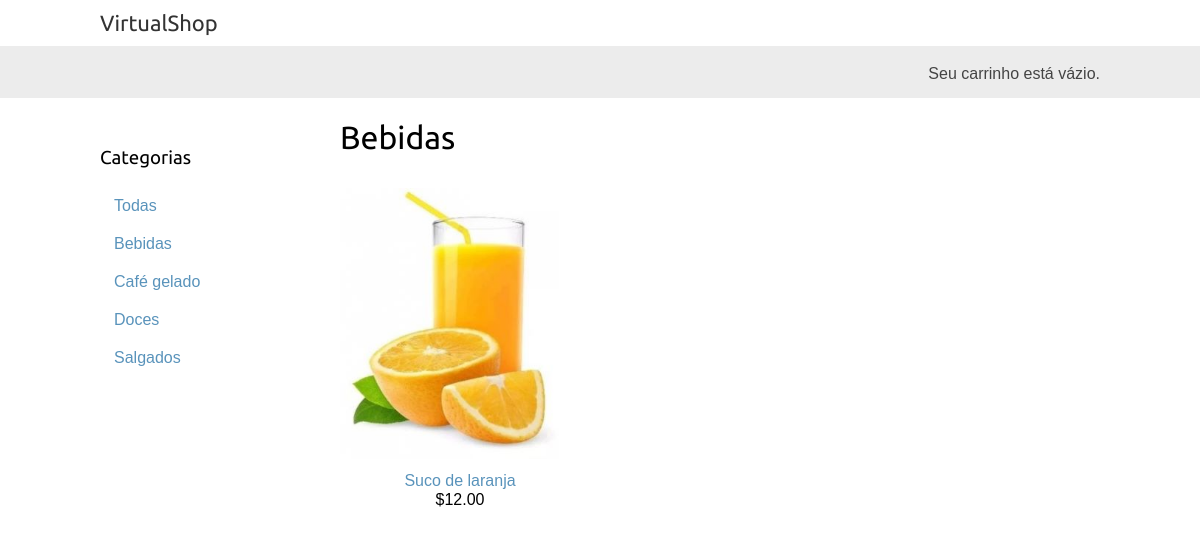
Screenshot of /bebidas/ with the database file from the repository.
### shop/models.py (models this page shows, shortened)
class Categoria(models.Model):
    nome = models.CharField(max_length=200)
    slug = models.SlugField(max_length=200, unique=True)
    class Meta:
        ordering = ['nome']
        indexes = [
            models.Index(fields=['nome']),
        ]
        verbose_name = 'categoria'
        verbose_name_plural = 'categorias'
    def get_absolute_url(self):
        return reverse(
            'shop:produto_list_por_categoria', args=[self.slug]
        )

class Produto(models.Model):
    categoria = models.ForeignKey(
        Categoria,
        related_name='produtos',
        on_delete=models.CASCADE
    )
    nome = models.CharField(max_length=200)
    slug = models.SlugField(max_length=200)
    imagem = models.ImageField(upload_to='produtos/%Y/%m/%d',blank=True)
    descricao = models.TextField(blank=True)
    preco = models.DecimalField(max_digits=10,decimal_places=2)
    disponivel = models.BooleanField(default=True)
    criado = models.DateTimeField(auto_now_add=True)
    atualizado = models.DateTimeField(auto_now=True)
    def get_absolute_url(self):
        return reverse('shop:produto_detalhe', args=[self.id, self.slug])

### shop/views.py (the view)
# urls.py: path('', views.produto_list, name='produto_list'),
def produto_list(request, categoria_slug=None):
    categoria = None
    categorias = Categoria.objects.all()
    produtos = Produto.objects.filter(disponivel=True)
    if categoria_slug:
        categoria = get_object_or_404(Categoria, slug = categoria_slug)
        produtos = produtos.filter(categoria = categoria)
    return render(
        request,
        'shop/produto/list.html',
        {
            'categoria': categoria,
            'categorias': categorias,
            'produtos': produtos
        }
    )

### shop/templates/shop/produto/list.html (shortened to what this page needs)
{% extends "shop/base.html" %}
{% load static %}
{% block content %}
<div id='sidebar'>
  <h3>Categorias</h3>
  <ul>
    <li {% if not categoria %} class="selected" {% endif %}>
      <a href="{% url 'shop:produto_list' %}">Todas</a>
    </li>
    {% for c in categorias %}
    <li {% if categoria.slug is c.slug %} class="selected" {% endif %}>
      <a href="{{ c.get_absolute_url }}">{{ c.nome }}</a>
    </li>
    {% endfor %}
  </ul>
</div>
<div id="main" class="product-list">
  <h1>{% if categoria %}{{ categoria.nome }}{% else %}Produtos{% endif %}</h1>
  {% for produto in produtos %}
  <div class="item">
    <a href="{{ produto.get_absolute_url }}">
      <img src="{% if produto.imagem %}{{ produto.imagem.url }}{% else %}{% static " img/no_image.png" %}{% endif %}">
    </a>
    <a href="{{ produto.get_absolute_url }}">{{ produto.nome }}</a>
    <br>
    ${{ produto.preco }}
  </div>
  {% endfor %}
</div>
{% endblock %}

### shop/static/css/base.css (style rules this page uses)
body { margin:0; padding:0; font-family:helvetica, sans-serif; }
h1, h2, h3, h4, h5 , h6 { font-family: 'Ubuntu', sans-serif; font-weight:normal; }
a { text-decoration:none; color:#5993bb; }
#sidebar { width:220px; padding:30px 20px 0 0; float:left; }
#sidebar ul { margin:0; padding:0; }
#sidebar ul li { margin:0; list-style:none; padding:10px 14px; }
#sidebar ul li a { display:block; }
#main { float:left; width: 96%; margin-right:-220px; overflow:hidden; }
.product-list .item { width:25%; padding:10px 20px 10px 0; float:left; text-align:center; line-height:1.2; }
.product-list .item img { width:100%; margin-bottom:8px; }

### rows the page displays
Categoria: nome "Bebidas"
Categoria: nome "Café gelado"
Categoria: nome "Doces"
Categoria: nome "Salgados"
Produto: imagem (picture), nome "Suco de laranja", preco "12.00"
